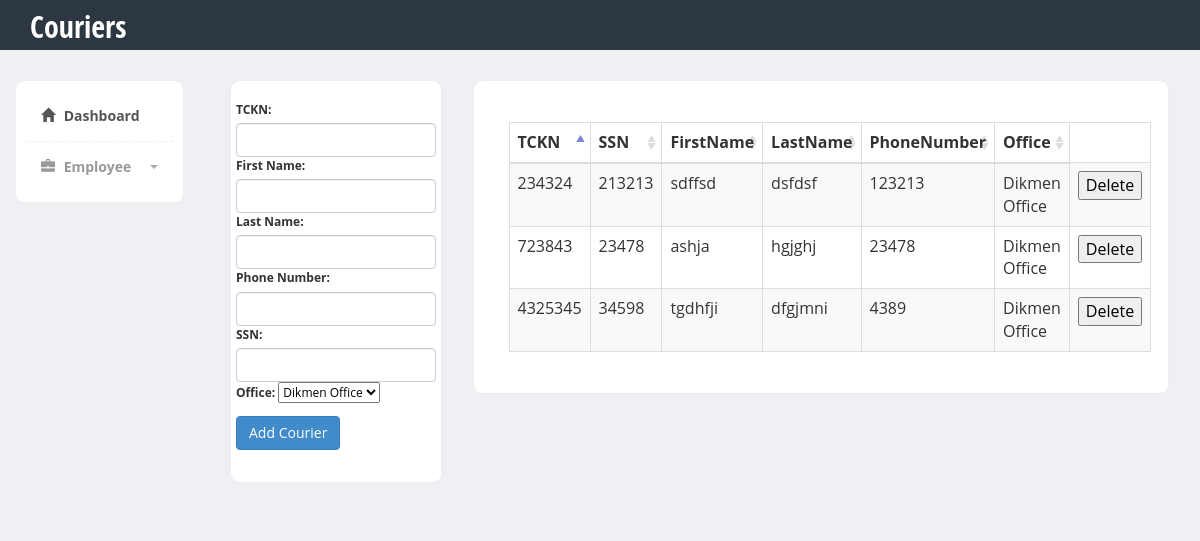
/VTProject/couriers.php, run on an earlier commit of the app's database.
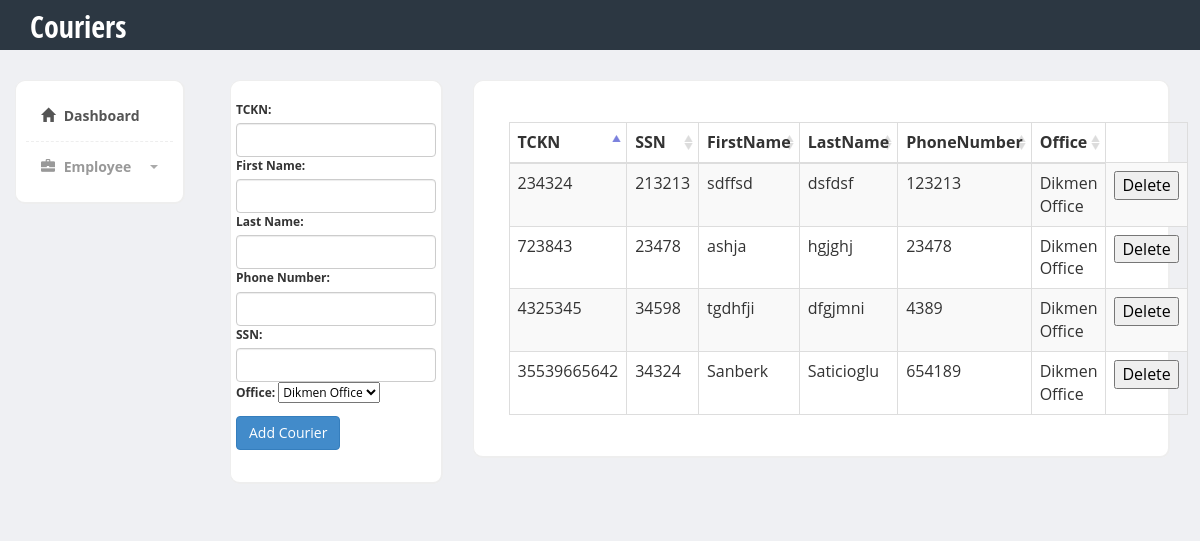
And on a later commit of the database.
### tables this page shows
CREATE TABLE `courier` (
  `TCKN` bigint(11) NOT NULL
);

CREATE TABLE `employee` (
  `TCKN` bigint(11) NOT NULL,
  `SSN` int(11) NOT NULL,
  `FK_Office_OfficeID` int(11) NOT NULL
);

CREATE TABLE `person` (
  `TCKN` bigint(11) NOT NULL,
  `FirstName` varchar(255) NOT NULL,
  `LastName` varchar(255) NOT NULL,
  `PhoneNumber` int(20) NOT NULL
);

CREATE TABLE `office` (
  `OfficeID` int(11) NOT NULL,
  `FK_Address_ID` int(11) NOT NULL,
  `Name` varchar(255) NOT NULL
);

### VTProject/couriers.php (the view, shortened to what the changed rows need)
<html><head>
        <link href="https://code.jquery.com/ui/1.10.3/themes/redmond/jquery-ui.css" rel="stylesheet" media="screen">
        <link href="bootstrap/css/bootstrap.min.css" rel="stylesheet">
        <link href="css/styles.css" rel="stylesheet">
    </head>
    <body>
        <div class="header">
            <div class="container">
                <div class="row">
                    <div class="col-md-5">
                        <div class="logo">
                            <h1><a href="couriers.php">Couriers</a></h1>
                        </div>
                    </div>
                </div>
            </div>
        </div>
        <div class="page-content">
            <div class="row">
                <div class="col-md-10">
                    <div class ="col-md-9">
                        <div class="content-box-large">
                            <div class="panel-body">
                                <table class="table table-striped table-bordered" id="example" cellspacing="0" cellpadding="0" border="0">
                                    <thead>
                                        <tr>
                                            <th>TCKN</th>
                                            <th>SSN</th>
                                            <th>FirstName</th>
                                            <th>LastName</th>
                                            <th>PhoneNumber</th>
                                            <th>Office</th>
                                        </tr>
                                    </thead>
                                    <tbody>
                                        <?php
                                        include("config.php");
                                        $query = "CALL get_couriers()";
                                        $result = mysqli_query($db, $query);
                                        while ($row = mysqli_fetch_assoc($result)) {
                                            echo '<tr>';
                                            echo "<td>" . $row["TCKN"] . "</td> <td>" . $row["SSN"] . "</td> <td>" . $row["FirstName"] . "</td> <td>" . $row["LastName"] . "</td> <td>" . $row["PhoneNumber"] . "</td> <td>" . $row["Name"] . "</td>";
                                            echo '<form action="" method="post">';
                                            echo "</td> <td> <input type ='submit' class='button' name='delete' value='Delete' /> "
                                            . "<input type ='hidden' name='delete' value='".$row["TCKN"]."' /> </td>";
                                            echo '</form>';
                                            echo '</tr>';
                                        }
                                        ?>
                                    </tbody>
                                </table>
                            </div>
                        </div>
                    </div>
                </div>
            </div>
        </div>
        <link href="vendors/datatables/dataTables.bootstrap.css" rel="stylesheet" media="screen">
    </body></html>

What changed in the data, as far as the page shows it:
added courier: TCKN "35539665642", TCKN.SSN "34324", person.FirstName "Sanberk", person.LastName "Saticioglu", person.PhoneNumber "654189", office.Name "Dikmen Office"
